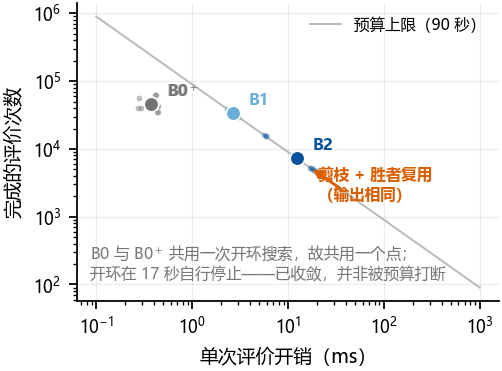

Source code (Python):
# -*- coding: utf-8 -*-
"""评价开销–次数中文版。数据与 fig_protocol.py 相同，输出 fig_protocol_CN。"""
from __future__ import annotations

import os
import sys

sys.path.insert(0, os.path.dirname(os.path.abspath(__file__)))

from _style import (COL, FS_ANNOT, FS_FOOT, FS_LEG, LADDER,  # noqa: E402
                    LADDER_COLOR, LADDER_SHORT, load_output, plt, save,
                    use_cjk)
import fig_protocol as src  # noqa: E402

use_cjk()


def main() -> None:
    rows = load_output("ladder_cost.csv", src.HINT)
    fig, ax = plt.subplots(figsize=(COL, 2.5))

    xs = [10 ** (i / 40.0) for i in range(-40, 121)]
    ax.plot(xs, [1000.0 * src.BUDGET / x for x in xs], color="#bbbbbb",
            linewidth=0.9, zorder=1,
            label="预算上限（%.0f 秒）" % src.BUDGET)

    stall_at = float("nan")
    for arm in LADDER:
        rs = [r for r in rows if r["arm"] == arm]
        if not rs:
            continue
        ax.plot([r["ms_per_eval"] for r in rs], [r["decodes"] for r in rs],
                "o", color=LADDER_COLOR[arm], markersize=2.6, alpha=0.35,
                markeredgewidth=0.0, zorder=3)
        x, y = src.gmean([r["ms_per_eval"] for r in rs]), src.gmean(
            [r["decodes"] for r in rs])
        ax.plot([x], [y], "o", color=LADDER_COLOR[arm], markersize=6.5,
                markeredgecolor="white", markeredgewidth=0.7, zorder=5)
        ax.annotate(LADDER_SHORT[arm], (x, y), textcoords="offset points",
                    xytext=(7, 4), fontsize=7.2, color=LADDER_COLOR[arm],
                    fontweight="bold")
        if arm == "B0":
            stall_at = src.gmean([r["runtime_sec"] for r in rs])

    ax.text(0.03, 0.06,
            "B0 与 B0$^+$ 共用一次开环搜索，故共用一个点；\n"
            "开环在 %.0f 秒自行停止——已收敛，并非被预算打断" % stall_at,
            transform=ax.transAxes, fontsize=FS_FOOT, color="#777777",
            va="bottom")

    try:
        pr = load_output("prune_ablation.csv",
                         "py -u -m tools.prune_ablation --budget 90")
    except SystemExit:
        pr = None
    if pr:
        pts = {}
        for label in ("开", "关"):
            rs = [r for r in pr if r["arm"] == label]
            if rs:
                pts[label] = (src.gmean([r["ms_per_eval"] for r in rs]),
                              src.gmean([r["decodes"] for r in rs]))
        if len(pts) == 2:
            (x0, y0), (x1, y1) = pts["关"], pts["开"]
            ax.annotate("", xy=(x1, y1), xytext=(x0, y0),
                        arrowprops=dict(arrowstyle="-|>", color="#d95f02",
                                        linewidth=1.3))
            ax.text(x1, y1, "  剪枝 + 胜者复用\n  （输出相同）",
                    fontsize=FS_ANNOT, color="#d95f02", va="top",
                    fontweight="bold")

    ax.set_xscale("log")
    ax.set_yscale("log")
    ax.set_xlabel("单次评价开销（ms）")
    ax.set_ylabel("完成的评价次数")
    ax.legend(loc="upper right", fontsize=FS_LEG)
    fig.tight_layout()
    save(fig, "fig_protocol_CN")


if __name__ == "__main__":
    main()
